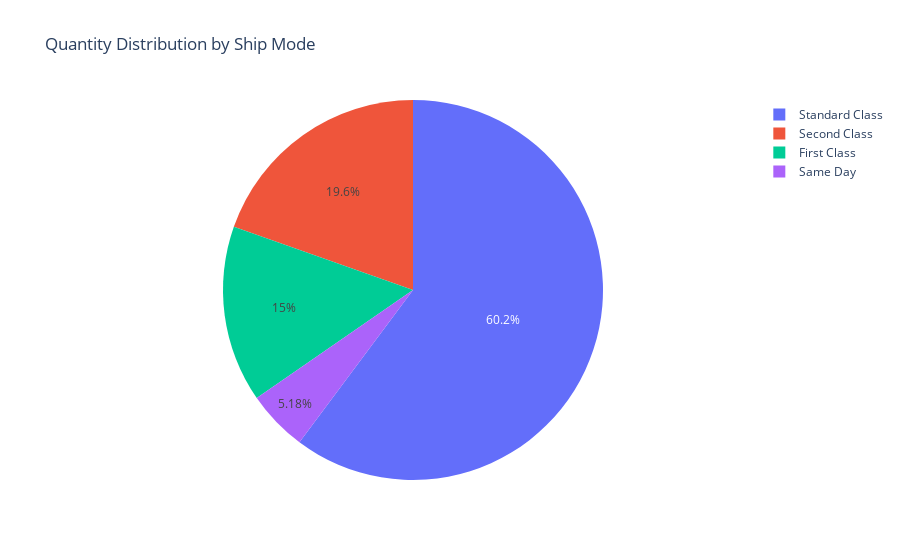

Notebook source saved alongside this figure:
### Code cell
# 2. Pie Chart
fig2 = px.pie(pp.groupby('Ship Mode')['Quantity'].sum().reset_index(),
              names='Ship Mode', values='Quantity',
              title='Quantity Distribution by Ship Mode')
fig2.show()

### Figure 1 — Plotly figure (JSON) as saved in the notebook; plotly's stock layout.template omitted (floating-point values rounded to 4 significant figures)
{"data": [{"domain": {"x": [0, 1], "y": [0, 1]}, "hovertemplate": "Ship Mode=%{label}<br>Quantity=%{value}<extra></extra>", "labels": ["First Class", "Same Day", "Second Class", "Standard Class"], "legendgroup": "", "name": "", "showlegend": true, "type": "pie", "values": [5693, 1960, 7423, 22797]}], "layout": {"legend": {"tracegroupgap": 0}, "title": {"text": "Quantity Distribution by Ship Mode"}}}
